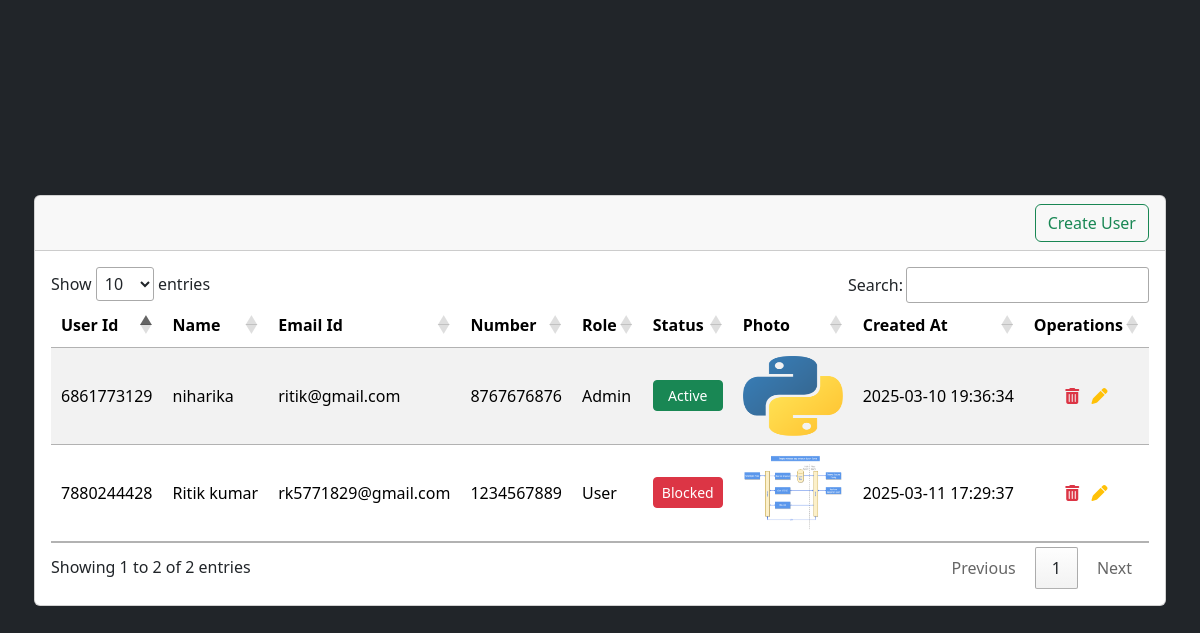
The page / on the database its author committed.
### tables this page shows
CREATE TABLE `users` (
  `id` int(11) NOT NULL COMMENT 'Temporary Id',
  `uid` char(10) NOT NULL COMMENT 'User Id',
  `name` varchar(20) NOT NULL COMMENT 'Full name',
  `number` varchar(10) NOT NULL COMMENT 'Number',
  `email` varchar(30) NOT NULL COMMENT 'Email',
  `role` tinyint(1) NOT NULL DEFAULT 0 COMMENT '1 = Admin,\r\n2 = User',
  `photo` varchar(100) NOT NULL COMMENT 'Photo',
  `status` tinyint(1) NOT NULL DEFAULT 1 COMMENT '1 = active,\r\n2 = blocked',
  `created_at` timestamp NOT NULL DEFAULT current_timestamp() COMMENT 'Created at',
  `updated_at` timestamp NOT NULL DEFAULT current_timestamp() COMMENT 'Updated at'
);

### index.php (the view, shortened to what this page needs)
<?php
require("connect.php");
$sql = "SELECT * FROM users";
$result = $conn->query($sql);
if ($result->num_rows > 0) {
    $data = $result->fetch_all(MYSQLI_ASSOC);
} else {
    $data = [];
}
?>
<!DOCTYPE html>
<html lang="en">
<head>
    <link rel="stylesheet" href="https://cdnjs.cloudflare.com/ajax/libs/font-awesome/6.0.0-beta3/css/all.min.css">
    <link href="https://cdn.jsdelivr.net/npm/bootstrap@5.3.3/dist/css/bootstrap.min.css" rel="stylesheet">
    <link rel="stylesheet" href="https://cdn.datatables.net/1.10.21/css/jquery.dataTables.min.css">
</head>
<body class="bg-dark">
    <div class='d-flex justify-content-center align-items-center' style="height:100vh;">
        <div class="card">
            <div class="card-header">
                <div class='d-flex justify-content-between'>
                    <div>
                        <button type="button" class="btn btn-outline-success" data-bs-toggle='modal' data-bs-target='#staticBackdrop3'>Create User</button>
                    </div>
                </div>
            </div>
            <div class="card-body overflow-auto" style="height:auto;">
                <table id="example" class="table table-striped nowrap" style="width:100%">
                    <thead>
                        <tr>
                            <th>User Id</th>
                            <th>Name</th>
                            <th>Email Id</th>
                            <th>Number</th>
                            <th>Role</th>
                            <th>Status</th>
                            <th>Photo</th>
                            <th>Created At</th>
                            <th>Operations</th>
                        </tr>
                    </thead>
                    <tbody>
                        <?php
                        foreach ($data as $v) {
                            echo "<tr class='align-middle'>
                                    <input type='hidden' value='".base64_encode(json_encode($v))."'>
                                    <td>" . $v['uid'] . "</td>
                                    <td>" . $v['name'] . "</td>
                                    <td>" . $v['email'] . "</td>
                                    <td>" . $v['number'] . "</td>
                                    <td>" . ($v['role'] == 1 ? 'Admin' : 'User') . "</td>
                                    <td>" . ($v['status'] == 2 ? '<button class="btn btn-sm btn-danger">Blocked</button>' : '<button class="btn btn-sm btn-success w-100">Active</button>') . "</td>
                                    <td><img width='100px' height='80px' src='images/".$v['photo']."' alt=''></td>
                                    <td>" . $v['created_at'] . "</td>
                                    <td class='text-center'>
                                    <i class='fa-solid text-danger fa-trash-can me-2 delete_user cursor-pointer' data-bs-toggle='modal' data-bs-target='#staticBackdrop'></i>
                                    <i class='fa-solid text-warning fa-pen update_user cursor-pointer' data-bs-toggle='modal' data-bs-target='#staticBackdrop2'></i></td>
                                </tr>";
                        }
                        ?>
                    </tbody>
                </table>
            </div>
        </div>
    </div>
</body>
</html>

### rows shown on the page
users: uid "6861773129", name "niharika", email "ritik@gmail.com", number "8767676876", role "Admin", status "Active", photo (picture), created_at "2025-03-10 19:36:34"
users: uid "7880244428", name "Ritik kumar", email "rk5771829@gmail.com", number "1234567889", role "User", status "Blocked", photo (picture), created_at "2025-03-11 17:29:37"
